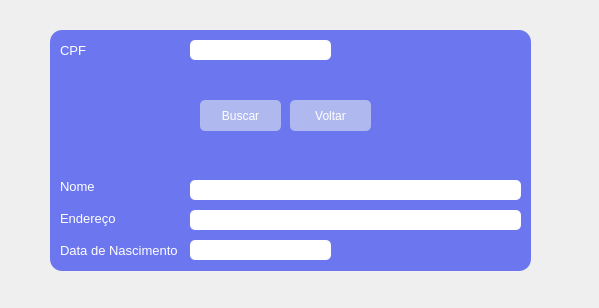
<?xml version="1.0" encoding="UTF-8"?>
<ui version="4.0">
 <class>Form</class>
 <widget class="QWidget" name="Form">
  <property name="geometry">
   <rect>
    <x>0</x>
    <y>0</y>
    <width>599</width>
    <height>308</height>
   </rect>
  </property>
  <property name="windowTitle">
   <string>Form</string>
  </property>
  <widget class="QLabel" name="buscar_background">
   <property name="enabled">
    <bool>true</bool>
   </property>
   <property name="geometry">
    <rect>
     <x>50</x>
     <y>30</y>
     <width>481</width>
     <height>241</height>
    </rect>
   </property>
   <property name="styleSheet">
    <string notr="true">background: #6C76EF;
border-radius: 12px;</string>
   </property>
   <property name="text">
    <string/>
   </property>
  </widget>
  <widget class="QLineEdit" name="data_nascimento_line">
   <property name="geometry">
    <rect>
     <x>190</x>
     <y>240</y>
     <width>141</width>
     <height>20</height>
    </rect>
   </property>
   <property name="styleSheet">
    <string notr="true">border-radius:5px;</string>
   </property>
  </widget>
  <widget class="QLineEdit" name="endereco_line">
   <property name="geometry">
    <rect>
     <x>190</x>
     <y>210</y>
     <width>331</width>
     <height>20</height>
    </rect>
   </property>
   <property name="styleSheet">
    <string notr="true">border-radius:5px;</string>
   </property>
  </widget>
  <widget class="QPushButton" name="buscar_botao">
   <property name="geometry">
    <rect>
     <x>200</x>
     <y>100</y>
     <width>81</width>
     <height>31</height>
    </rect>
   </property>
   <property name="styleSheet">
    <string notr="true">QPushButton {
  color: rgb(255, 255, 255);  
  background-color: rgb(176, 185, 239);
  border: none;
  opacity: 0.6;
  border-radius: 5px;
}

QPushButton:hover {
  opacity: 1
}
</string>
   </property>
   <property name="text">
    <string>Buscar</string>
   </property>
  </widget>
  <widget class="QLineEdit" name="cpf_line">
   <property name="geometry">
    <rect>
     <x>190</x>
     <y>40</y>
     <width>141</width>
     <height>20</height>
    </rect>
   </property>
   <property name="styleSheet">
    <string notr="true">border-radius:5px;</string>
   </property>
  </widget>
  <widget class="QLabel" name="endereco_label">
   <property name="geometry">
    <rect>
     <x>60</x>
     <y>210</y>
     <width>61</width>
     <height>16</height>
    </rect>
   </property>
   <property name="font">
    <font>
     <pointsize>10</pointsize>
    </font>
   </property>
   <property name="styleSheet">
    <string notr="true">color: rgb(255, 255, 255);
background: #6C76EF;

</string>
   </property>
   <property name="text">
    <string>Endereço</string>
   </property>
  </widget>
  <widget class="QLabel" name="cpf_label">
   <property name="geometry">
    <rect>
     <x>60</x>
     <y>40</y>
     <width>47</width>
     <height>20</height>
    </rect>
   </property>
   <property name="font">
    <font>
     <pointsize>10</pointsize>
    </font>
   </property>
   <property name="styleSheet">
    <string notr="true">color: rgb(255, 255, 255);
background: #6C76EF;

</string>
   </property>
   <property name="text">
    <string>CPF</string>
   </property>
  </widget>
  <widget class="QLabel" name="nome_label">
   <property name="geometry">
    <rect>
     <x>60</x>
     <y>180</y>
     <width>47</width>
     <height>13</height>
    </rect>
   </property>
   <property name="font">
    <font>
     <pointsize>10</pointsize>
    </font>
   </property>
   <property name="styleSheet">
    <string notr="true">color: rgb(255, 255, 255);
background: #6C76EF;

</string>
   </property>
   <property name="text">
    <string>Nome</string>
   </property>
  </widget>
  <widget class="QLabel" name="data_nascimento_label">
   <property name="geometry">
    <rect>
     <x>60</x>
     <y>240</y>
     <width>121</width>
     <height>20</height>
    </rect>
   </property>
   <property name="font">
    <font>
     <pointsize>10</pointsize>
    </font>
   </property>
   <property name="styleSheet">
    <string notr="true">color: rgb(255, 255, 255);
background: #6C76EF;

</string>
   </property>
   <property name="text">
    <string>Data de Nascimento</string>
   </property>
  </widget>
  <widget class="QLineEdit" name="nome_line">
   <property name="geometry">
    <rect>
     <x>190</x>
     <y>180</y>
     <width>331</width>
     <height>20</height>
    </rect>
   </property>
   <property name="styleSheet">
    <string notr="true">border-radius:5px;</string>
   </property>
  </widget>
  <widget class="QPushButton" name="voltar_botao">
   <property name="geometry">
    <rect>
     <x>290</x>
     <y>100</y>
     <width>81</width>
     <height>31</height>
    </rect>
   </property>
   <property name="styleSheet">
    <string notr="true">QPushButton {
  color: rgb(255, 255, 255);  
  background-color: rgb(176, 185, 239);
  border: none;
  opacity: 0.6;
  border-radius: 5px;
}

QPushButton:hover {
  opacity: 1
}
</string>
   </property>
   <property name="text">
    <string>Voltar</string>
   </property>
  </widget>
 </widget>
 <resources/>
 <connections/>
</ui>
